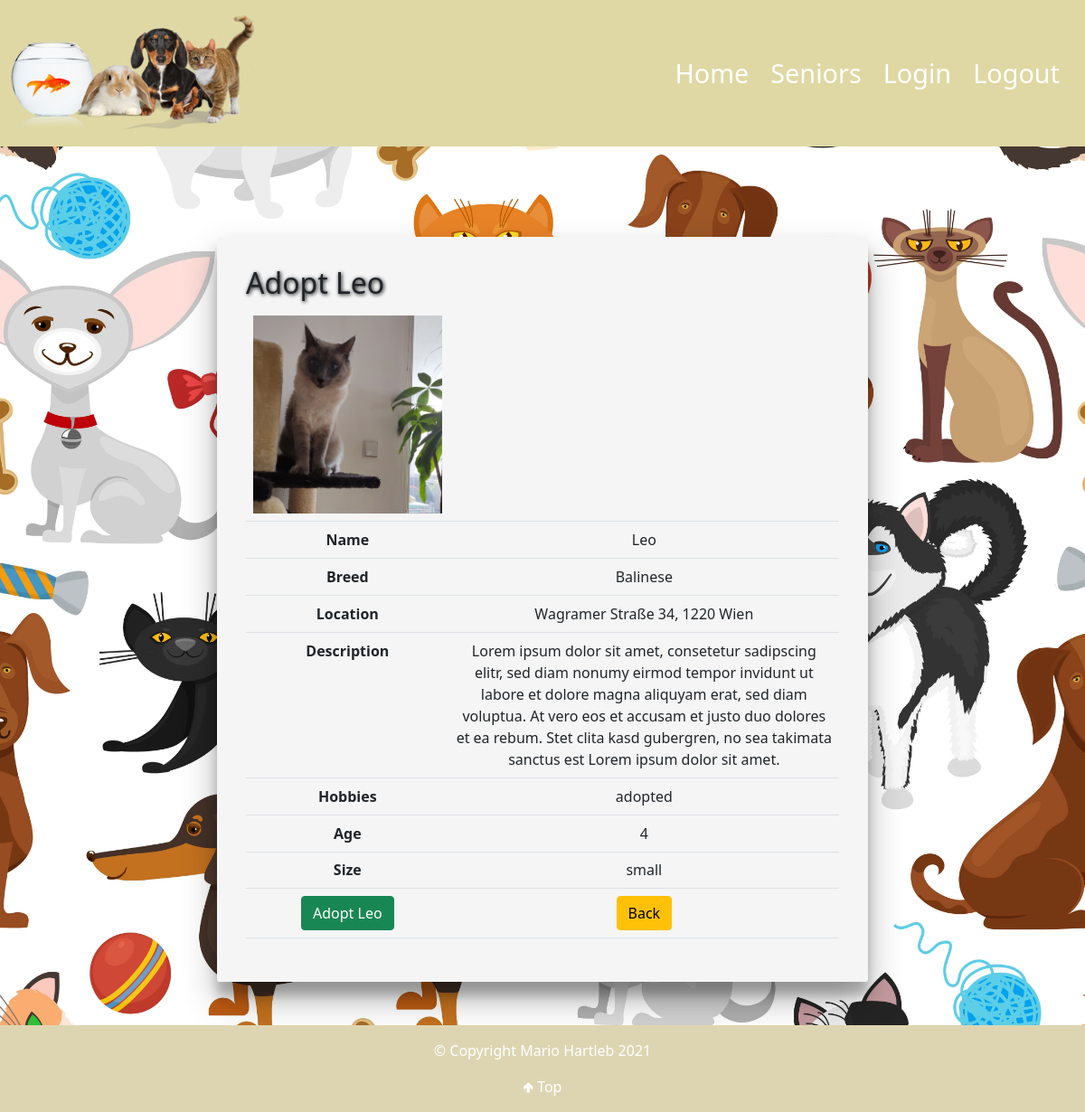
The app's page /animals/adopt.php?id=5 (signed in) with its own data.
### tables this page shows
CREATE TABLE `animals` (
  `animalId` int(11) NOT NULL,
  `anName` varchar(255) NOT NULL,
  `breed` varchar(55) NOT NULL,
  `anLocation` varchar(255) NOT NULL,
  `description` text NOT NULL,
  `hobbies` varchar(255) NOT NULL,
  `anAge` int(11) NOT NULL,
  `anImage` varchar(255) DEFAULT NULL,
  `fk_sizeId` int(11) NOT NULL,
  `status` varchar(11) NOT NULL
);

### animals/adopt.php (the view, shortened to what this page needs)
<?php
require_once '../components/db_connect.php' ;
if ($_GET['id']) {
    $id = $_GET['id'];
    $sql = "SELECT * FROM animals WHERE animalId = {$id}";
    $result = $connect->query($sql);
    if ($result->num_rows == 1) {
        $data = $result->fetch_assoc();
        $name = $data['anName'];
        $breed = $data['breed'];
        $location = $data['anLocation'];
        $description = $data['description'];
        $hobbies = $data['hobbies'];
        $age = $data['anAge'];
        $image = $data['anImage'];
        $size = $data['fk_sizeId'];
        $resultSize = mysqli_query($connect, "SELECT * FROM size");
        $sizeList = "";
        if(mysqli_num_rows($resultSize) > 0){
           while ($row = $resultSize->fetch_array(MYSQLI_ASSOC)){
               if($row['sizeId'] == $size){
                   $sizeList .= "{$row['size']}";
               }
            }
           }else{
           $agencyList = "<li>There are no agencies registered</li>";
       }
    } else {
        header("location: error.php");
    }
} else {
    header("location: error.php");
}
?>
<!DOCTYPE html>
<html>
    <head>
        <?php require_once '../components/boot.php'?>
        <link rel="stylesheet" href="../css/styles.css">
    </head>
    <body>
    <?php include_once "../components/navbar2.php";?>
        <fieldset class="shadow-css rounded">
            <legend class='h2'>Adopt <?php echo $name ?></legend>
            <form action="actions/a_adopt.php"  method="post" enctype="multipart/form-data">
                <table class="table">
                    <tr>
                        <th><img class='img-fluid' src='../pictures/<?php echo $image ?>' alt="<?php echo $name ?>"></th>
                        <td></td>
                    </tr>
                    <tr>
                        <th>Name</th>
                        <td><?php echo $name ?></td>
                    </tr>
                    <tr>
                        <th>Breed</th>
                        <td><?php echo $breed ?></td>
                    </tr>
                    <tr>
                        <th>Location</th>
                        <td><?php echo $location ?></td>
                    </tr>
                    <tr>
                        <th>Description</th>
                        <td><?php echo $description ?></td>
                    </tr>
                    <tr>
                        <th>Hobbies</th>
                        <td><?php echo $hobbies ?></td>
                    </tr>
                    <tr>
                        <th>Age</th>
                        <td><?php echo $age ?></td>
                    </tr>
                    <tr>
                    <tr>
                        <th>Size</th>
                        <td><?php echo $sizeList ?></td>
                    </tr>
                    <tr>
                        <td><button class="btn btn-success" type= "submit">Adopt <?php echo $name ?></button></td>
                        <td><a href= "home.php"><button class="btn btn-warning" type="button">Back</button></a></td>
                    </tr>
                </table>
            </form>
        </fieldset>
        <?php include_once "../components/footer.php";?>
    </body>
</html>

### css/styles.css (style rules this page uses)
* { box-sizing: border-box; margin: 0; padding: 0; }
body { background: url("../pictures/animal_bg-min.jpg"); background-size: cover; min-height: 100vh; }
h2, .h2 { text-shadow: 1px 1px 4px black; }
fieldset { background: whitesmoke; padding: 2rem; }
.shadow-css { box-shadow: rgba(0, 0, 0, 0.3) 0px 19px 38px, rgba(0, 0, 0, 0.22) 0px 15px 12px; }
td { text-align: center; vertical-align: middle; }
tr { text-align: center; }
a { text-decoration: none; }

### animals/adopt.php (style rules this page uses)
fieldset { margin: auto; margin-top: 100px; width: 60% ; }

### records on screen
animals: anName "Leo", anImage (picture), breed "Balinese", anLocation "Wagramer Straße 34, 1220 Wien", description "Lorem ipsum dolor sit amet, consetetur sadipscing elitr, sed diam nonumy eirmod tempor invidunt ut labore et dolore magna aliquyam erat, sed diam voluptua. At vero eos et accusam et justo duo dolores et ea rebum. Stet clita kasd gubergren, no sea takimata sanctus est Lorem ipsum dolor sit amet.", hobbies "adopted", anAge "4"

### other values on screen
$sizeList "small"
